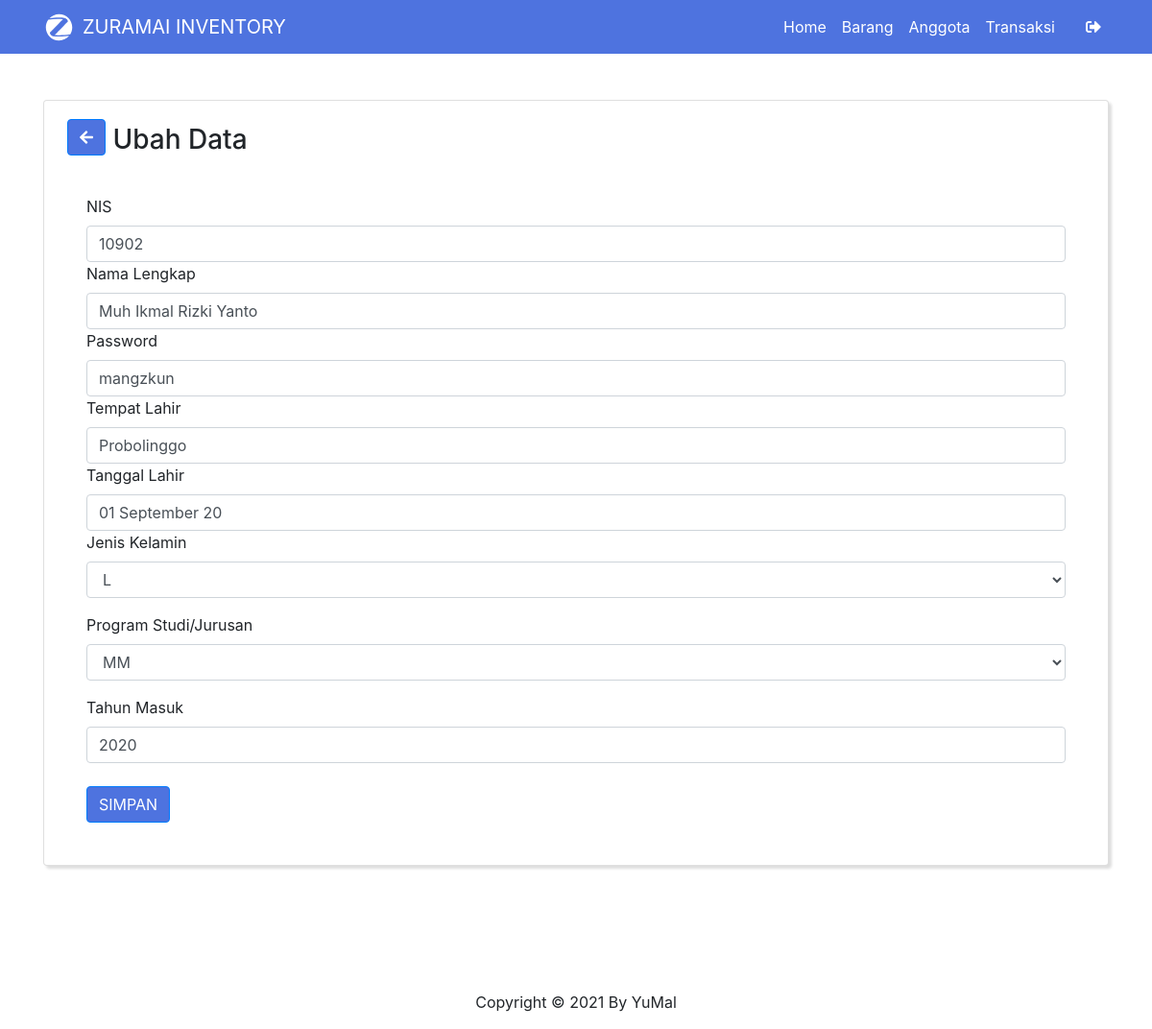
Page /views/admin/ubahanggota.php?nis=10902 (signed in) on the committed database.
### tables this page shows
CREATE TABLE `tbl_anggota` (
  `nis` int(15) NOT NULL,
  `nama_anggota` varchar(250) NOT NULL,
  `password` varchar(200) NOT NULL,
  `tempat_lahir` varchar(100) NOT NULL,
  `tgl_lahir` varchar(15) NOT NULL,
  `jk` enum('L','P') NOT NULL,
  `prodi` enum('AP','MM','PM','RPL') NOT NULL,
  `thn_masuk` varchar(4) NOT NULL
);

### views/admin/ubahanggota.php (the view, shortened to what this page needs)
<?php
include 'header.php';
?>
    <div class="container mt-5" data-aos="zoom-in">
            <?php
            $ambil = $koneksi->query("SELECT * FROM tbl_anggota WHERE nis='$_GET[nis]'");
            $pecah = $ambil->fetch_assoc();
            ?>
            <div class="card mx-auto p-4" style="box-shadow: 3px 3px 3px #ddd">
                <div class="card-title">
                    <h3><a href="anggota.php" class="btn btn-primary mt-n2"><i class="fas fa-arrow-left"></i></a> Ubah Data</h3>
                </div>
                <div class="card-body">
                    <form method="post" enctype="multipart/form-data">
                        <div class="form-grup">
                            <label><span class="black-text">NIS</span></label>
                            <input class="form-control" type="text" name="nis" value="<?php echo $pecah['nis']; ?>">
                        </div>
                        <div class="form-grup">
                            <label><span class="black-text">Nama Lengkap</span></label>
                            <input class="form-control" type="text" name="nama"  value="<?php echo $pecah['nama_anggota']; ?>">
                        </div>
                        <div class="form-grup">
                            <label><span class="black-text">Password</span></label>
                            <input class="form-control" type="text" name="password"  value="<?php echo $pecah['password']; ?>">
                        </div>
                        <div class="form-grup">
                            <label><span class="black-text">Tempat Lahir</span></label>
                            <input class="form-control" type="text" name="tempat"  value="<?php echo $pecah['tempat_lahir']; ?>">
                        </div>
                        <div class="form-grup">
                            <label><span class="black-text">Tanggal Lahir</span></label>
                            <input class="form-control" type="text" name="tanggal" value="<?php echo $pecah['tgl_lahir']; ?>">
                        </div>
                         <div class="form-group">
                            <label>Jenis Kelamin</label>
                            <select name="kelamin" class="form-control">
                                <option value="<?php echo $pecah['jk']; ?>" ><?= $pecah['jk'] ?></option>
                            </select>
                        </div>
                        <div class="form-group">
                            <label>Program Studi/Jurusan</label>
                            <select name="jurusan" class="form-control">
                                <option value="<?php echo $pecah['prodi']; ?>"><?= $pecah['prodi'] ?></option>
                            </select>
                        </div>
                        <div class="form-grup">
                            <label><span class="black-text">Tahun Masuk</span></label>
                            <input class="form-control" type="text" name="tahun" value="<?php echo $pecah['thn_masuk']; ?>">
                        </div>
                         <input type="submit" name="simpan" value="SIMPAN" class="btn btn-primary mt-4">
                        </div>
                </div>
            </div>
<?php
include 'footer.php';
?>

### cssnative/views.css (style rules this page uses)
.btn-primary { background-color: #4e73df !important; }

### rows in the picture
tbl_anggota: nis "10902", nama "Muh Ikmal Rizki Yanto", password "mangzkun", tempat "Probolinggo", tanggal "01 September 20", kelamin "L", jurusan "MM", tahun "2020"
